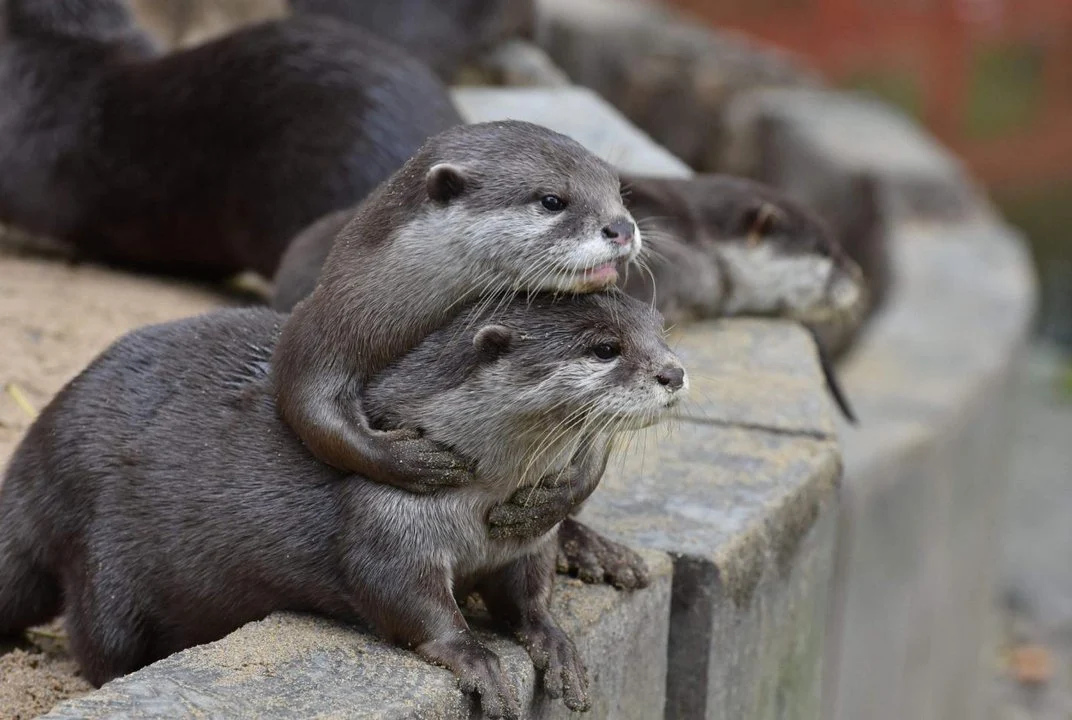
#> input picture otter1.png, 1072 x 720 px
$ jupyter execute mongo_image.ipynb
#> lines starting #> are read from the running program, lines starting #| are printed output that depends on the picture
[cell 1]
from PIL import Image, ImageFilter

[cell 2]
im = Image.open('otter1.png')
#> im is the input picture: PIL image 1072x720 RGB; mean R, G, B 106.6, 100.2, 96.7
im.size
#> Out = (1072, 720)

[cell 3]
im.save('otter11.png')

[cell 4]
im = Image.open('otter1.png')
size=(64,64) #thumbnail 이미지 생성
im.thumbnail(size)
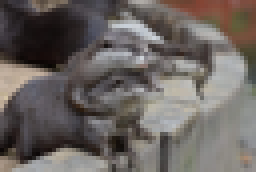
#> im: PIL image 64x43 RGB (shown 4 times larger); mean R, G, B 106.6, 100.2, 96.7
im.save('otter1_thumb.png')

[cell 5]
im = Image.open('otter1.png')
cropImage = im.crop((100,100,150,150))
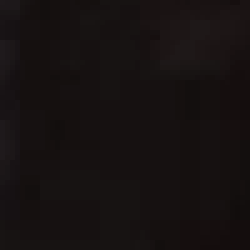
#> cropImage: PIL image 50x50 RGB (shown 5 times larger); mean R, G, B 22.6, 17.4, 17.2
cropImage.save('otter1_crop.png')

[cell 6]
im = Image.open('otter1.png')
img2 = im.resize((500,500))
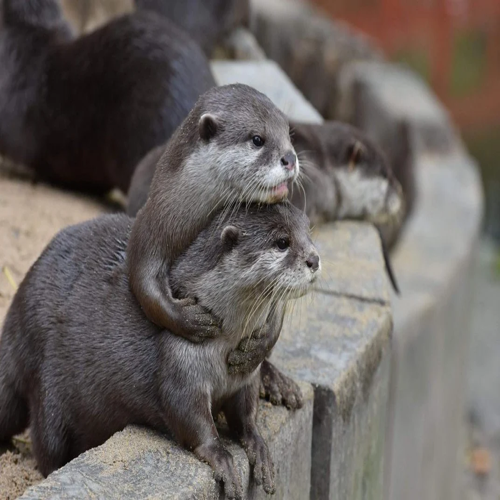
#> img2: PIL image 500x500 RGB; mean R, G, B 106.6, 100.2, 96.7
img2.save('otter1-500.png')

[cell 7]
#90 도 회전
img3 = im.rotate(90)
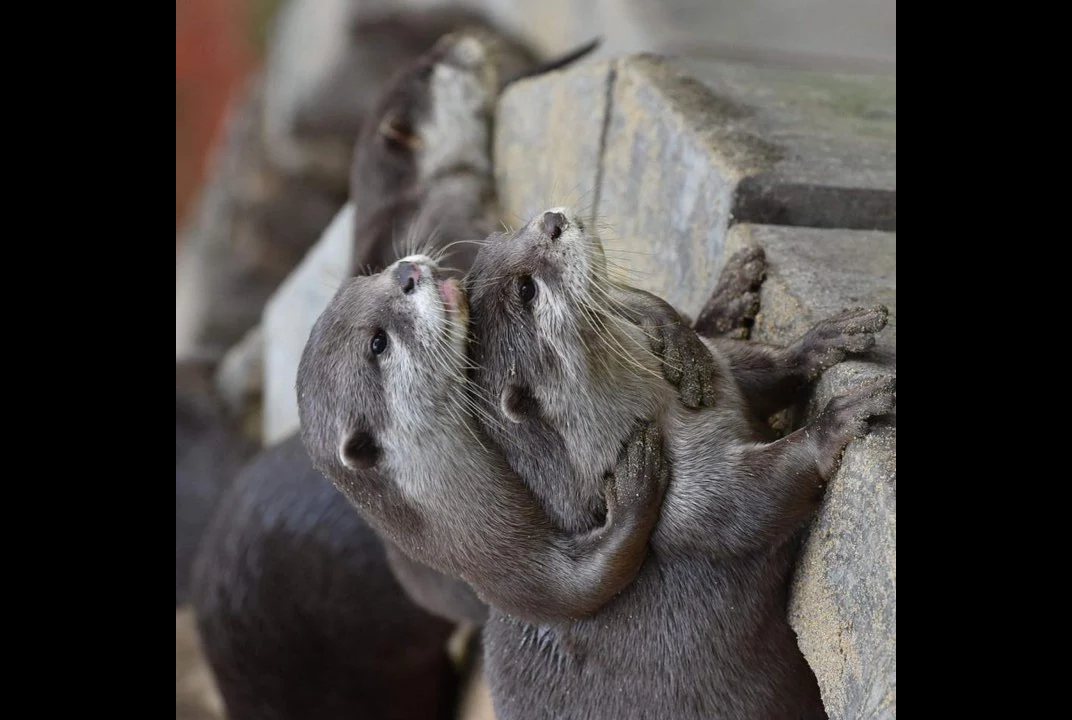
#> img3: PIL image 1072x720 RGB; mean R, G, B 71, 67.3, 65.6
img3.save('otter1-rotate.png')

[cell 8]
im = Image.open('otter1.png')
blurImage = im.filter(ImageFilter.BLUR)
blurImage.save('otter1-blur.png')
